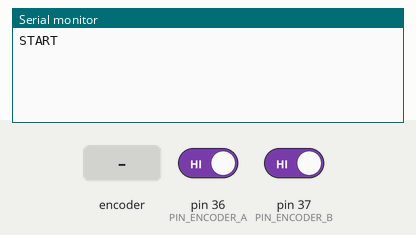
A sketch run on a simulated Arduino Mega 2560, built with avr-gcc and run on an emulated ATmega2560. On the bench: the last lines printed to the serial monitor. Inputs (shaded band) come from the test bench; at power-on: pin 36 (PIN_ENCODER_A) HIGH, pin 37 (PIN_ENCODER_B) HIGH.

Above: at 1.2 s.
1.3 s: rotary encoder on pin 36 (PIN_ENCODER_A) / pin 37 (PIN_ENCODER_B) turned 1 step (first pin leading)
At 2.6 s:
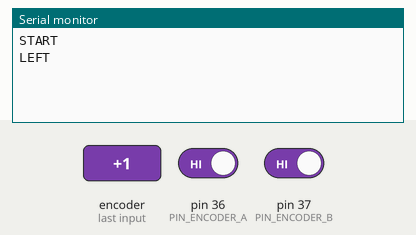
3.0 s: rotary encoder on pin 36 (PIN_ENCODER_A) / pin 37 (PIN_ENCODER_B) turned 2 steps (second pin leading)
At 4.0 s:
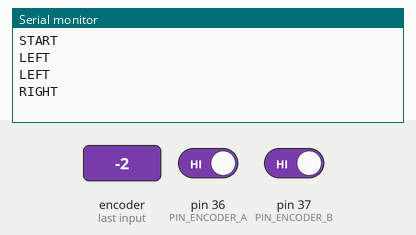

The sketch:

read_rotary_encoder.ino
```cpp
// original code is from https://learn.adafruit.com/trinket-usb-volume-knob/code

#define PIN_ENCODER_A 36
#define PIN_ENCODER_B 37
// see https://www.arduino.cc/en/Reference/PortManipulation
#define PORT_REGISTER PINA

static uint8_t enc_prev_pos = 0;
static uint8_t enc_flags    = 0;

void setup() {
  // see https://www.arduino.cc/en/Tutorial/Foundations/AnalogInputPins
  pinMode(PIN_ENCODER_A, INPUT_PULLUP);
  pinMode(PIN_ENCODER_B, INPUT_PULLUP);

  if (digitalRead(PIN_ENCODER_A) == LOW) {
    enc_prev_pos |= (1 << 0);
  }
  if (digitalRead(PIN_ENCODER_B) == LOW) {
    enc_prev_pos |= (1 << 1);
  }

  Serial.begin(9600);
  Serial.println("START");
}

void loop() {
  int8_t enc_action = 0; // 1 or -1 if moved, sign is direction

  uint8_t enc_cur_pos = 0;

  // read in the encoder state first
  //
  // digitalRead() is not fast enough
  //if (bit_is_clear(PORT_REGISTER, PIN_ENCODER_A)) {
  if (digitalRead(PIN_ENCODER_A)) {
    enc_cur_pos |= (1 << 0);
  }
//  if (bit_is_clear(PORT_REGISTER, PIN_ENCODER_B)) {
  if (digitalRead(PIN_ENCODER_B)) {
    enc_cur_pos |= (1 << 1);
  }

  // if any rotation at all
  if (enc_cur_pos != enc_prev_pos) {
    if (enc_prev_pos == 0x00) {
      // this is the first edge
      if (enc_cur_pos == 0x01) {
        enc_flags |= (1 << 0);
      } else if (enc_cur_pos == 0x02) {
        enc_flags |= (1 << 1);
      }
    }

    if (enc_cur_pos == 0x03) {
      // this is when the encoder is in the middle of a "step"
      enc_flags |= (1 << 4);
    } else if (enc_cur_pos == 0x00) {
      // this is the final edge
      if (enc_prev_pos == 0x02) {
        enc_flags |= (1 << 2);
      } else if (enc_prev_pos == 0x01) {
        enc_flags |= (1 << 3);
      }

      // check the first and last edge
      // or maybe one edge is missing, if missing then require the middle state
      // this will reject bounces and false movements
      if (bit_is_set(enc_flags, 0) && (bit_is_set(enc_flags, 2) || bit_is_set(enc_flags, 4))) {
        enc_action = 1;
      } else if (bit_is_set(enc_flags, 2) && (bit_is_set(enc_flags, 0) || bit_is_set(enc_flags, 4))) {
        enc_action = 1;
      } else if (bit_is_set(enc_flags, 1) && (bit_is_set(enc_flags, 3) || bit_is_set(enc_flags, 4))) {
        enc_action = -1;
      } else if (bit_is_set(enc_flags, 3) && (bit_is_set(enc_flags, 1) || bit_is_set(enc_flags, 4))) {
        enc_action = -1;
      }

      enc_flags = 0; // reset for next time
    }
  }

  enc_prev_pos = enc_cur_pos;

  if (enc_action > 0) {
    Serial.println("LEFT");
  } else if (enc_action < 0) {
    Serial.println("RIGHT");
  }
}
```

Measured:
- after the input at 1.3 s, the serial monitor: prints a new line at once (image 1)
- after the input at 3.0 s, the serial monitor: prints a new line after 0.23 s (image 2)
